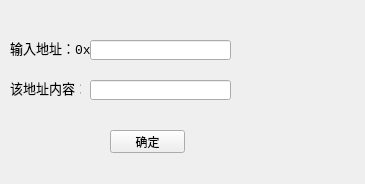
<?xml version="1.0" encoding="UTF-8"?>
<ui version="4.0">
 <class>ReadMemoryWindowClass</class>
 <widget class="QWidget" name="ReadMemoryWindowClass">
  <property name="geometry">
   <rect>
    <x>0</x>
    <y>0</y>
    <width>365</width>
    <height>184</height>
   </rect>
  </property>
  <property name="windowTitle">
   <string>读取内存</string>
  </property>
  <widget class="QLabel" name="label">
   <property name="geometry">
    <rect>
     <x>10</x>
     <y>40</y>
     <width>81</width>
     <height>16</height>
    </rect>
   </property>
   <property name="font">
    <font>
     <family>Consolas</family>
     <pointsize>10</pointsize>
     <weight>50</weight>
     <italic>false</italic>
     <bold>false</bold>
    </font>
   </property>
   <property name="text">
    <string>输入地址：0x</string>
   </property>
  </widget>
  <widget class="QLabel" name="label_2">
   <property name="geometry">
    <rect>
     <x>10</x>
     <y>80</y>
     <width>71</width>
     <height>16</height>
    </rect>
   </property>
   <property name="font">
    <font>
     <family>Consolas</family>
     <pointsize>10</pointsize>
     <weight>50</weight>
     <italic>false</italic>
     <bold>false</bold>
    </font>
   </property>
   <property name="text">
    <string>该地址内容：</string>
   </property>
  </widget>
  <widget class="QPushButton" name="ReadMemOk_Button">
   <property name="geometry">
    <rect>
     <x>110</x>
     <y>130</y>
     <width>75</width>
     <height>23</height>
    </rect>
   </property>
   <property name="text">
    <string>确定</string>
   </property>
  </widget>
  <widget class="QLineEdit" name="ReadAddr_LineEdit">
   <property name="geometry">
    <rect>
     <x>90</x>
     <y>40</y>
     <width>141</width>
     <height>20</height>
    </rect>
   </property>
  </widget>
  <widget class="QLineEdit" name="AddrValue_LineEdit">
   <property name="geometry">
    <rect>
     <x>90</x>
     <y>80</y>
     <width>141</width>
     <height>20</height>
    </rect>
   </property>
  </widget>
 </widget>
 <layoutdefault spacing="6" margin="11"/>
 <resources/>
 <connections/>
</ui>
